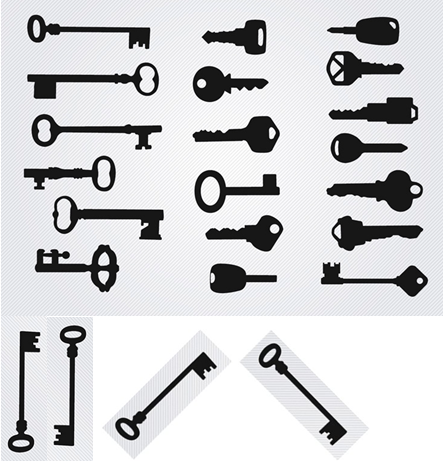
%> input picture Picture_homework1/1.jpg, 444 x 475 px
$ octave pic.m   (GNU Octave 9; MATLAB toolbox functions it lacks are replaced by stand-ins)
%> lines starting %> are read from the running program, lines starting %| are printed output that depends on the picture; in (x1, y1, x2, y2) boxes, pixels count from 0 and x2, y2 are one past the last pixel; in counts of white or black regions, pixels touching at a corner belong together; the program's own positions count from 1
%> further down, RGB is the input picture: size 475x444x3 uint8; mean R, G, B 209.4, 209.8, 211.7
### Picture_homework1/test.m
function metric1=test
RGB = imread('2.jpg');
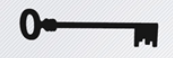
%> input picture Picture_homework1/2.jpg, 173 x 58 px
%> RGB is the input picture: size 58x173x3 uint8; mean R, G, B 200.4, 201.1, 204.3
I = rgb2gray(RGB);
threshold = graythresh(I);
%> threshold = 0.518
bw = im2bw(I,threshold);
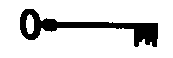
%> bw: size 58x173 logical; 84.6% white; 1 black region, box (x1, y1, x2, y2) and area: (20, 9, 158, 47) 1548
bw=~bw;
bw = bwareaopen(bw,30);
se = strel('disk',2);
bw = imclose(bw,se);
%> bw: size 58x173 logical; 15.7% white; 1 white region, box (x1, y1, x2, y2) and area: (20, 9, 158, 47) 1577
bw = imfill(bw,'holes');
%> bw: size 58x173 logical; 17% white; 1 white region, box (x1, y1, x2, y2) and area: (20, 9, 158, 47) 1702
[B,L] = bwboundaries(bw,'noholes');
%> B = 1 boundary; box (x1, y1, x2, y2) and points: (20, 9, 158, 47) 337
figure;imshow(bw);title('测试图');
hold on

  boundary = B{1};
%> boundary = 337 rows, first 12: [18 21; 17 22; 16 22; 15 22; 14 23; 13 23; 12 24; 11 25; 10 26; 10 27; 10 28; 10 29]
  plot(boundary(:,2), boundary(:,1), 'w', 'LineWidth', 2)

stats = regionprops(L,'Area','Centroid');
%> stats = 1 region; Area and Centroid: 1702 [85.8 28.1]
    boundary = B{1};
    delta_sq = diff(boundary).^2;
%> delta_sq = 336 rows, first 12: [1 1; 1 0; 1 0; 1 1; 1 0; 1 1; 1 1; 1 1; 0 1; 0 1; 0 1; 0 1]
    %周长
    perimeter = sum(sqrt(sum(delta_sq,2)));
%> perimeter = 364.2
    %面积
    area = stats.Area;
%> area = 1702
    %圆形度
    metric1 = 4*pi*area/perimeter^2;
%> metric1 = 0.161

### Picture_homework1/pic.m
clc;
clear;
RGB = imread('1.jpg');
figure;imshow(RGB);title('原图');
metric1=test;
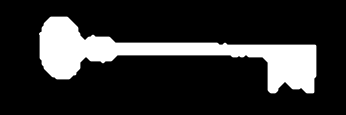
%> figure redrawn from the program's plot data; shown 2 times larger; its title reads '测试图'
%> metric1 = 0.161

I = rgb2gray(RGB);
%> I: size 475x444 uint8
threshold = graythresh(I);
%> threshold = 0.522
bw = im2bw(I,threshold);
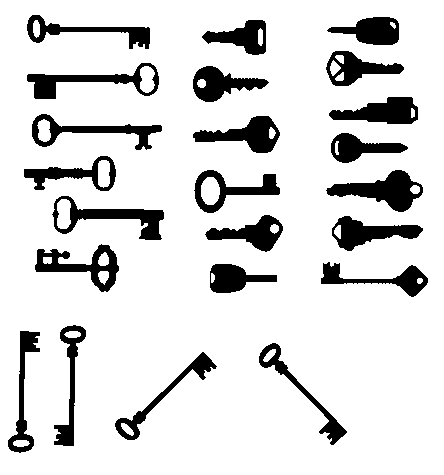
%> bw: size 475x444 logical; 85.7% white; 23 black regions, largest, box (x1, y1, x2, y2) and area: (326, 170, 423, 212) 1840, (52, 196, 164, 240) 1607, (27, 63, 159, 99) 1504
bw=~bw;
bw = bwareaopen(bw,30);
se = strel('disk',2);
bw = imclose(bw,se);
%> bw: size 475x444 logical; 14.5% white; 23 white regions, largest, box (x1, y1, x2, y2) and area: (326, 170, 423, 212) 1851, (52, 196, 164, 240) 1641, (35, 244, 119, 292) 1541
bw = imfill(bw,'holes');
%> bw: size 475x444 logical; 15.9% white; 23 white regions, largest, box (x1, y1, x2, y2) and area: (52, 196, 164, 240) 2002, (326, 170, 423, 212) 1920, (27, 63, 159, 99) 1845
[B,L] = bwboundaries(bw,'noholes');
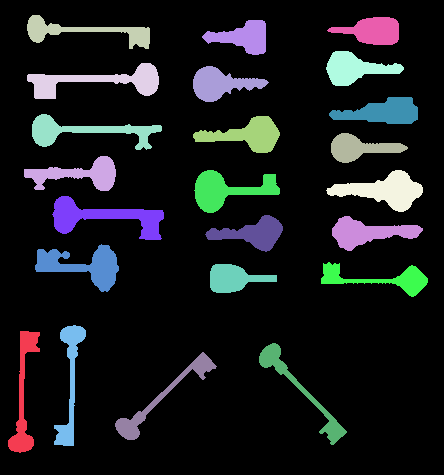
%> L: size 475x444 double; 24 distinct labels, from 0 to 23; one colour per label, 0 black
%> B = 23 boundaries; largest, box (x1, y1, x2, y2) and points: (27, 63, 159, 99) 319, (32, 114, 162, 150) 316, (27, 15, 150, 49) 301, (52, 196, 164, 240) 296, (8, 331, 40, 453) 293
figure;imshow(label2rgb(L, @jet, [.5 .5 .5]))
%> after `imshow(label2rgb(L, @jet, [.5 .5 .5]))`:
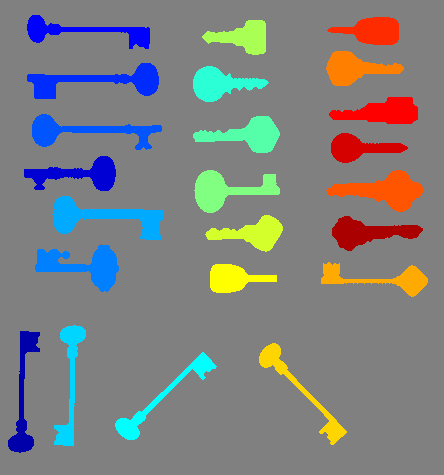
%> displayed picture: size 475x444x3, on the screen's scale of 0 to 255; mean R, G, B 126.2, 128.4, 128
hold on
for k = 1:length(B)
  boundary = B{k};
  plot(boundary(:,2), boundary(:,1), 'w', 'LineWidth', 2)
end
%> this loop made 23 passes
stats = regionprops(L,'Area','Centroid');
%> stats = 23 regions; largest, Area and Centroid: 2002 [105.6 217.9], 1920 [384.8 191.1], 1845 [98 81.7], 1806 [83.7 266.3], 1699 [227.8 190.6]
threshold=0.005;
for k = 1:length(B)
    boundary = B{k};
    delta_sq = diff(boundary).^2;
    %周长
    perimeter = sum(sqrt(sum(delta_sq,2)));
    %面积
    area = stats(k).Area;
    %圆形度
    metric = 4*pi*area/perimeter^2;
    metric_string = sprintf('%2.3f',metric);
    if   (metric1-threshold<metric)&&(metric <metric1+threshold)
      centroid = stats(k).Centroid;
      plot(centroid(1),centroid(2),'kh','LineWidth',12, 'MarkerEdgeColor','r','MarkerFaceColor','w','MarkerSize',13);
    end
    text(boundary(1,2)-35,boundary(1,1)+13,metric_string,'Color','w',...
       'FontSize',10,'FontWeight','bold');
end
%> this loop made 23 passes
%> (perimeter, area, metric, metric_string, centroid) on passes 1, 3, 8, 9, 16: (313.5, 1265, 0.162, '0.162', [24.28 395.5]), (324, 1345, 0.161, '0.161', [86.24 32.14]), (312.4, 1261, 0.162, '0.162', [70.74 382.9]), (310, 1251, 0.164, '0.164', [162.6 398.8]), (311.4, 1250, 0.162, '0.162', [301.2 390.9])
%> (perimeter, area, metric, metric_string) on passes 2, 4, 5, 6, 7, 10: (268.8, 1452, 0.253, '0.253'), (342, 1845, 0.198, '0.198'), (346.1, 1616, 0.17, '0.170'), (291.1, 1806, 0.268, '0.268'), (321.9, 2002, 0.243, '0.243'), (209.9, 1415, 0.404, '0.404')

title('结果');
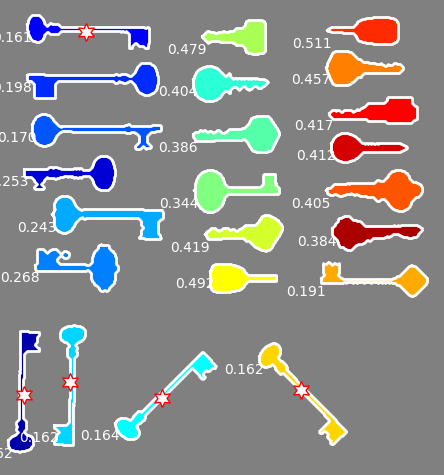
%> figure redrawn from the program's plot data; its title reads '结果'
